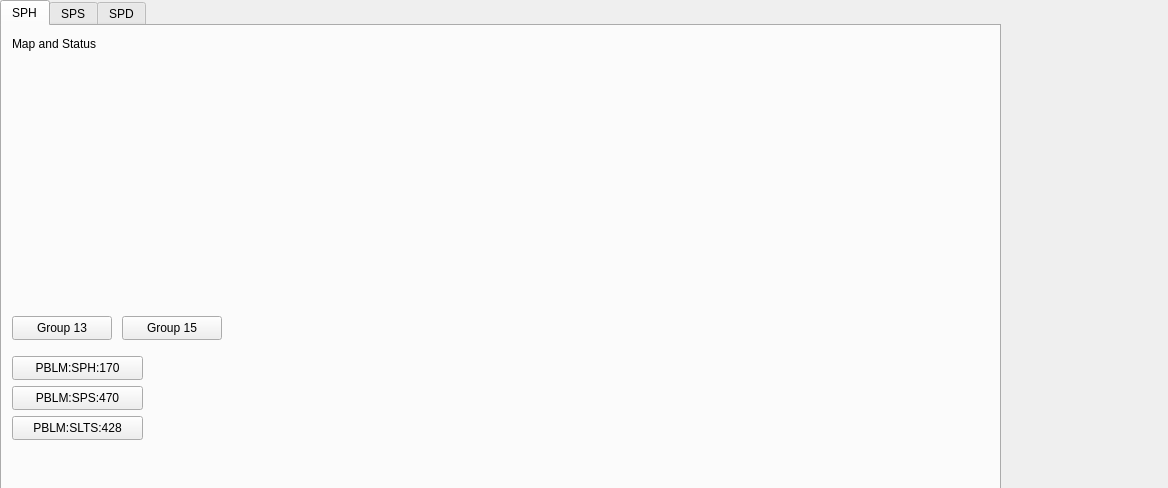
<?xml version="1.0" encoding="UTF-8"?>
<ui version="4.0">
 <class>Form</class>
 <widget class="QWidget" name="Form">
  <property name="geometry">
   <rect>
    <x>0</x>
    <y>0</y>
    <width>1168</width>
    <height>488</height>
   </rect>
  </property>
  <property name="windowTitle">
   <string>SPR Main</string>
  </property>
  <widget class="PyDMTabWidget" name="PyDMTabWidget">
   <property name="geometry">
    <rect>
     <x>0</x>
     <y>0</y>
     <width>1001</width>
     <height>491</height>
    </rect>
   </property>
   <property name="toolTip">
    <string/>
   </property>
   <property name="whatsThis">
    <string/>
   </property>
   <property name="currentIndex">
    <number>0</number>
   </property>
   <property name="alarmChannels">
    <stringlist>
     <string></string>
     <string></string>
     <string></string>
    </stringlist>
   </property>
   <widget class="QWidget" name="SPH">
    <attribute name="title">
     <string>SPH</string>
    </attribute>
    <widget class="QLabel" name="label">
     <property name="geometry">
      <rect>
       <x>10</x>
       <y>10</y>
       <width>121</width>
       <height>16</height>
      </rect>
     </property>
     <property name="text">
      <string>Map and Status</string>
     </property>
    </widget>
    <widget class="PyDMEmbeddedDisplay" name="PyDMEmbeddedDisplay">
     <property name="geometry">
      <rect>
       <x>10</x>
       <y>40</y>
       <width>881</width>
       <height>241</height>
      </rect>
     </property>
     <property name="toolTip">
      <string/>
     </property>
     <property name="filename" stdset="0">
      <string>$PHYSICS_TOP/mps_configuration/current/display/areas/mps_sph_link_nodes.ui</string>
     </property>
    </widget>
    <widget class="PyDMRelatedDisplayButton" name="PyDMRelatedDisplayButton">
     <property name="geometry">
      <rect>
       <x>10</x>
       <y>290</y>
       <width>100</width>
       <height>24</height>
      </rect>
     </property>
     <property name="toolTip">
      <string/>
     </property>
     <property name="text">
      <string>Group 13</string>
     </property>
     <property name="filenames" stdset="0">
      <stringlist>
       <string>$PHYSICS_TOP/mps_configuration/current/display/groups/LinkNodeGroup13.ui</string>
      </stringlist>
     </property>
     <property name="showIcon" stdset="0">
      <bool>false</bool>
     </property>
     <property name="openInNewWindow" stdset="0">
      <bool>true</bool>
     </property>
    </widget>
    <widget class="PyDMRelatedDisplayButton" name="PyDMRelatedDisplayButton_2">
     <property name="geometry">
      <rect>
       <x>120</x>
       <y>290</y>
       <width>100</width>
       <height>24</height>
      </rect>
     </property>
     <property name="toolTip">
      <string/>
     </property>
     <property name="text">
      <string>Group 15</string>
     </property>
     <property name="filenames" stdset="0">
      <stringlist>
       <string>$PHYSICS_TOP/mps_configuration/current/display/groups/LinkNodeGroup15.ui</string>
      </stringlist>
     </property>
     <property name="showIcon" stdset="0">
      <bool>false</bool>
     </property>
     <property name="openInNewWindow" stdset="0">
      <bool>true</bool>
     </property>
    </widget>
    <widget class="PyDMEDMDisplayButton" name="PyDMEDMDisplayButton_2">
     <property name="geometry">
      <rect>
       <x>10</x>
       <y>360</y>
       <width>131</width>
       <height>24</height>
      </rect>
     </property>
     <property name="toolTip">
      <string/>
     </property>
     <property name="text">
      <string>PBLM:SPS:470</string>
     </property>
     <property name="filenames" stdset="0">
      <stringlist>
       <string>$EDM/bcs/bcs_pblm_status.edl</string>
      </stringlist>
     </property>
     <property name="titles" stdset="0">
      <stringlist>
       <string></string>
      </stringlist>
     </property>
     <property name="showIcon" stdset="0">
      <bool>false</bool>
     </property>
     <property name="macros" stdset="0">
      <stringlist>
       <string>BLM=PBLM:SPS:470</string>
      </stringlist>
     </property>
     <property name="openInNewWindow" stdset="0">
      <bool>true</bool>
     </property>
    </widget>
    <widget class="PyDMEDMDisplayButton" name="PyDMEDMDisplayButton_3">
     <property name="geometry">
      <rect>
       <x>10</x>
       <y>390</y>
       <width>131</width>
       <height>24</height>
      </rect>
     </property>
     <property name="toolTip">
      <string/>
     </property>
     <property name="text">
      <string>PBLM:SLTS:428</string>
     </property>
     <property name="filenames" stdset="0">
      <stringlist>
       <string>$EDM/bcs/bcs_pblm_status.edl</string>
      </stringlist>
     </property>
     <property name="titles" stdset="0">
      <stringlist>
       <string></string>
      </stringlist>
     </property>
     <property name="showIcon" stdset="0">
      <bool>false</bool>
     </property>
     <property name="macros" stdset="0">
      <stringlist>
       <string>BLM=PBLM:SLTS:428</string>
      </stringlist>
     </property>
     <property name="openInNewWindow" stdset="0">
      <bool>true</bool>
     </property>
    </widget>
    <widget class="PyDMEDMDisplayButton" name="PyDMEDMDisplayButton">
     <property name="geometry">
      <rect>
       <x>10</x>
       <y>330</y>
       <width>131</width>
       <height>24</height>
      </rect>
     </property>
     <property name="toolTip">
      <string/>
     </property>
     <property name="text">
      <string>PBLM:SPH:170</string>
     </property>
     <property name="filenames" stdset="0">
      <stringlist>
       <string>$EDM/bcs/bcs_pblm_status.edl</string>
      </stringlist>
     </property>
     <property name="titles" stdset="0">
      <stringlist/>
     </property>
     <property name="showIcon" stdset="0">
      <bool>false</bool>
     </property>
     <property name="macros" stdset="0">
      <stringlist>
       <string>BLM=PBLM:SPH:170</string>
      </stringlist>
     </property>
     <property name="openInNewWindow" stdset="0">
      <bool>true</bool>
     </property>
    </widget>
   </widget>
   <widget class="QWidget" name="SPS">
    <attribute name="title">
     <string>SPS</string>
    </attribute>
    <widget class="QLabel" name="label_2">
     <property name="geometry">
      <rect>
       <x>10</x>
       <y>10</y>
       <width>121</width>
       <height>16</height>
      </rect>
     </property>
     <property name="text">
      <string>Map and Status</string>
     </property>
    </widget>
    <widget class="PyDMEmbeddedDisplay" name="PyDMEmbeddedDisplay_2">
     <property name="geometry">
      <rect>
       <x>10</x>
       <y>40</y>
       <width>881</width>
       <height>205</height>
      </rect>
     </property>
     <property name="toolTip">
      <string/>
     </property>
     <property name="filename" stdset="0">
      <string>$PHYSICS_TOP/mps_configuration/current/display/areas/mps_sps_link_nodes.ui</string>
     </property>
    </widget>
    <widget class="PyDMRelatedDisplayButton" name="PyDMRelatedDisplayButton_3">
     <property name="geometry">
      <rect>
       <x>20</x>
       <y>250</y>
       <width>100</width>
       <height>24</height>
      </rect>
     </property>
     <property name="toolTip">
      <string/>
     </property>
     <property name="text">
      <string>Group 12</string>
     </property>
     <property name="filenames" stdset="0">
      <stringlist>
       <string>$PHYSICS_TOP/mps_configuration/current/display/groups/LinkNodeGroup12.ui</string>
      </stringlist>
     </property>
     <property name="showIcon" stdset="0">
      <bool>false</bool>
     </property>
     <property name="openInNewWindow" stdset="0">
      <bool>true</bool>
     </property>
    </widget>
    <widget class="PyDMRelatedDisplayButton" name="PyDMRelatedDisplayButton_4">
     <property name="geometry">
      <rect>
       <x>130</x>
       <y>250</y>
       <width>100</width>
       <height>24</height>
      </rect>
     </property>
     <property name="toolTip">
      <string/>
     </property>
     <property name="text">
      <string>Group 16</string>
     </property>
     <property name="filenames" stdset="0">
      <stringlist>
       <string>$PHYSICS_TOP/mps_configuration/current/display/groups/LinkNodeGroup16.ui</string>
      </stringlist>
     </property>
     <property name="showIcon" stdset="0">
      <bool>false</bool>
     </property>
     <property name="openInNewWindow" stdset="0">
      <bool>true</bool>
     </property>
    </widget>
   </widget>
   <widget class="QWidget" name="SPD">
    <attribute name="title">
     <string>SPD</string>
    </attribute>
    <widget class="QLabel" name="label_3">
     <property name="geometry">
      <rect>
       <x>10</x>
       <y>10</y>
       <width>121</width>
       <height>16</height>
      </rect>
     </property>
     <property name="text">
      <string>Map and Status</string>
     </property>
    </widget>
    <widget class="PyDMEmbeddedDisplay" name="PyDMEmbeddedDisplay_3">
     <property name="geometry">
      <rect>
       <x>10</x>
       <y>40</y>
       <width>881</width>
       <height>205</height>
      </rect>
     </property>
     <property name="toolTip">
      <string/>
     </property>
     <property name="filename" stdset="0">
      <string>$PHYSICS_TOP/mps_configuration/current/display/areas/mps_spd_link_nodes.ui</string>
     </property>
    </widget>
    <widget class="PyDMRelatedDisplayButton" name="PyDMRelatedDisplayButton_5">
     <property name="geometry">
      <rect>
       <x>20</x>
       <y>250</y>
       <width>100</width>
       <height>24</height>
      </rect>
     </property>
     <property name="toolTip">
      <string/>
     </property>
     <property name="text">
      <string>Group 14</string>
     </property>
     <property name="filenames" stdset="0">
      <stringlist>
       <string>$PHYSICS_TOP/mps_configuration/current/display/groups/LinkNodeGroup14.ui</string>
      </stringlist>
     </property>
     <property name="showIcon" stdset="0">
      <bool>false</bool>
     </property>
     <property name="openInNewWindow" stdset="0">
      <bool>true</bool>
     </property>
    </widget>
   </widget>
  </widget>
 </widget>
 <customwidgets>
  <customwidget>
   <class>PyDMEDMDisplayButton</class>
   <extends>PyDMRelatedDisplayButton</extends>
   <header>edmbutton.edm_button</header>
   <container>1</container>
  </customwidget>
  <customwidget>
   <class>PyDMRelatedDisplayButton</class>
   <extends>QPushButton</extends>
   <header>pydm.widgets.related_display_button</header>
  </customwidget>
  <customwidget>
   <class>PyDMEmbeddedDisplay</class>
   <extends>QFrame</extends>
   <header>pydm.widgets.embedded_display</header>
  </customwidget>
  <customwidget>
   <class>PyDMTabWidget</class>
   <extends>QTabWidget</extends>
   <header>pydm.widgets.tab_bar</header>
  </customwidget>
 </customwidgets>
 <resources/>
 <connections/>
</ui>
